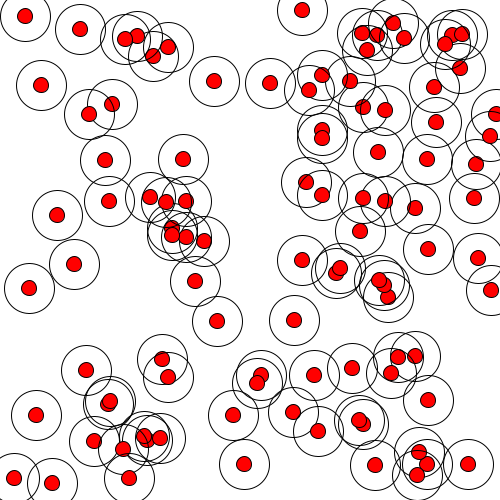
Frame 1 (no input)
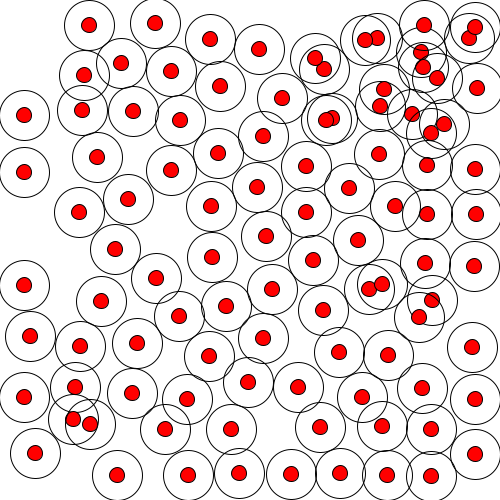
Frame 60 (the mouse pressed at the canvas centre just before this capture)
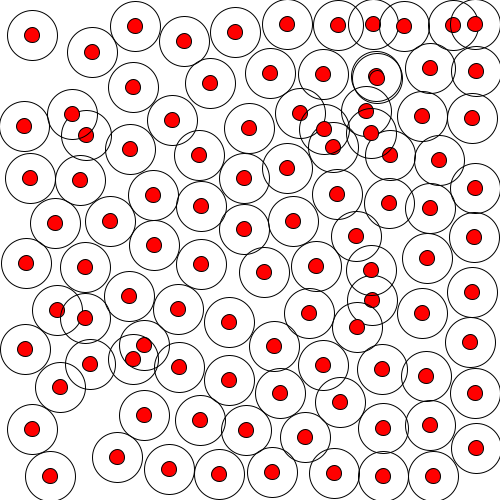
Frame 120 (the mouse held since frame 60 and released just before this capture)

The Processing sketch that drew these frames (run headless with seeded random() and noise(); from frame 60 on, the mouse is pressed at the canvas centre):

// Processing sketch: FishSim
// ── FishSim.pde
ArrayList<Fish> fishes = new ArrayList<Fish>();

void setup() {

  for ( int i = 0; i < 100; i++ ) {
    fishes.add( new Fish(random(0, 500), random(0, 500), color(255, 0, 0), 50) );
  }

  size(500, 500);

}

void draw() {

  background(255);
  
  for ( int i = 0; i < fishes.size(); i++ ) {
    Fish fish = fishes.get(i);
    fish.move();    
  }

}
// ── Fish.pde
class Fish {
  float sightRadius;
  // float collisionRadius;

  // float minSpeed;
  // float maxSpeed;
  
  float x;
  float y;

  color colour;

  // float turnFactor;
  // float attractionFactor;
  // float mass;

  PVector velocity;

  PVector calculateVelocity(float x, float y) {
    return new PVector(int(x-random(-25, 25)), int(y-random(-25, 25)));
    // return new PVector(20, 20);
  }

  Fish( float xC, float yC, color c, float sr ) {
    this.x = int(xC);
    this.y = int(yC);
    this.colour = c;
    this.sightRadius = sr;
    this.velocity = calculateVelocity(this.x, this.y);
  }

  void move() {

    int avoidx = 0;
    int avoidy = 0;

    if (this.x < 25) {
      avoidx += 50;
    }
    if (this.x > 475) {
      avoidx -= 50;
    }
    if (this.y < 25) {
      avoidy += 50;
    }
    if (this.y > 475) {
      avoidy -= 50;
    }

    for ( int i = 0; i < fishes.size(); i++ ) {
      if (i == fishes.indexOf(this)) {
        continue;
      }
      Fish fish = fishes.get(i);

      if (dist(this.x, this.y, fish.x, fish.y) > this.sightRadius) {
        continue;
      }

      if (dist(this.velocity.x, this.velocity.y, fish.x, fish.y) < this.sightRadius) {
        avoidx += this.x - fish.x;
        avoidy += this.y - fish.y;
      }
    }

    if (avoidx != 0 || avoidy != 0) {
      this.velocity = new PVector(this.velocity.x + avoidx, this.velocity.y + avoidy);
    } else {
      if (this.x == this.velocity.x && this.y == this.velocity.y) {
        this.velocity = calculateVelocity(this.x, this.y);
      }
    }

    if (this.x < this.velocity.x) {
      this.x += 1;
    } else if (this.x > this.velocity.x) {
      this.x -= 1;
    }
    if (this.y < this.velocity.y) {
      this.y += 1;
    } else if (this.y > this.velocity.y) {
      this.y -= 1;
    }

    ellipse(x, y, sightRadius, sightRadius);
    fill(colour);
    ellipse(x, y, 15, 15);
    noFill();
  }
}
